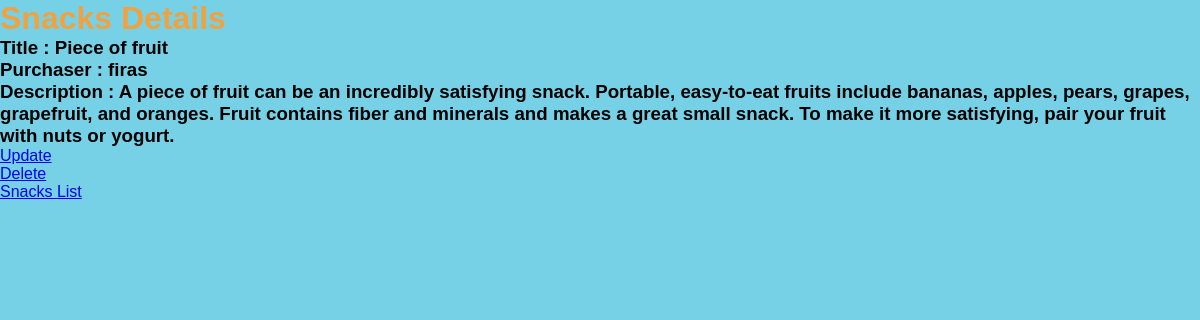
Screenshot of /3/ with the database file from the repository.
### snacks/models.py (models this page shows, shortened)
class Snack(models.Model):
    title  = models.CharField(max_length=64)
    purchaser =models.ForeignKey(get_user_model(),on_delete=models.CASCADE)
    description =models.TextField()
    class Meta:
        ordering=['-pk']

### snacks/views.py (the view)
# urls.py: path('<int:pk>/',SnackDetailView.as_view(), name = 'snack_detail'),
class SnackDetailView (DetailView):
    template_name = 'snacks_detail.html'
    model = Snack

### templates/snacks_detail.html
{% extends 'base.html'%}
{% block content%}
<h1>Snacks Details</h1>
<h3>Title : {{snack.title|capfirst}}</h3>
<h3>Purchaser : {{snack.purchaser}}</h3>
<h3>Description : {{snack.description|capfirst}}</h3>
<a href="{% url 'snack_update' snack.id%}">Update</a>
<br>
<a href="{% url 'snack_delete' snack.id%}">Delete</a>
<br>
<a href="{% url 'snack_list'%}">Snacks List</a>
{% endblock%}

### templates/base.html (shortened to what this page needs)
<!DOCTYPE html>
{% load static %}
<html lang="en">
<head>
    <link rel="stylesheet" href="{%  static 'css/base.css'%}">
</head>
<body>
    {% block content%}
    {% endblock%}
</body>
</html>

### static /css/base.css (style rules this page uses)
* { margin: 0; padding: 0; box-sizing: border-box; }
body { font-family: Arial, sans-serif; background-color: rgb(118, 209, 231); }
h1 { color: rgb(241, 162, 64); }

### rows the page displays
Snack: title "Piece of fruit", purchaser "firas", description "A piece of fruit can be an incredibly satisfying snack. Portable, easy-to-eat fruits include bananas, apples, pears, grapes, grapefruit, and oranges. Fruit contains fiber and minerals and makes a great small snack. To make it more satisfying, pair your fruit with nuts or yogurt."
